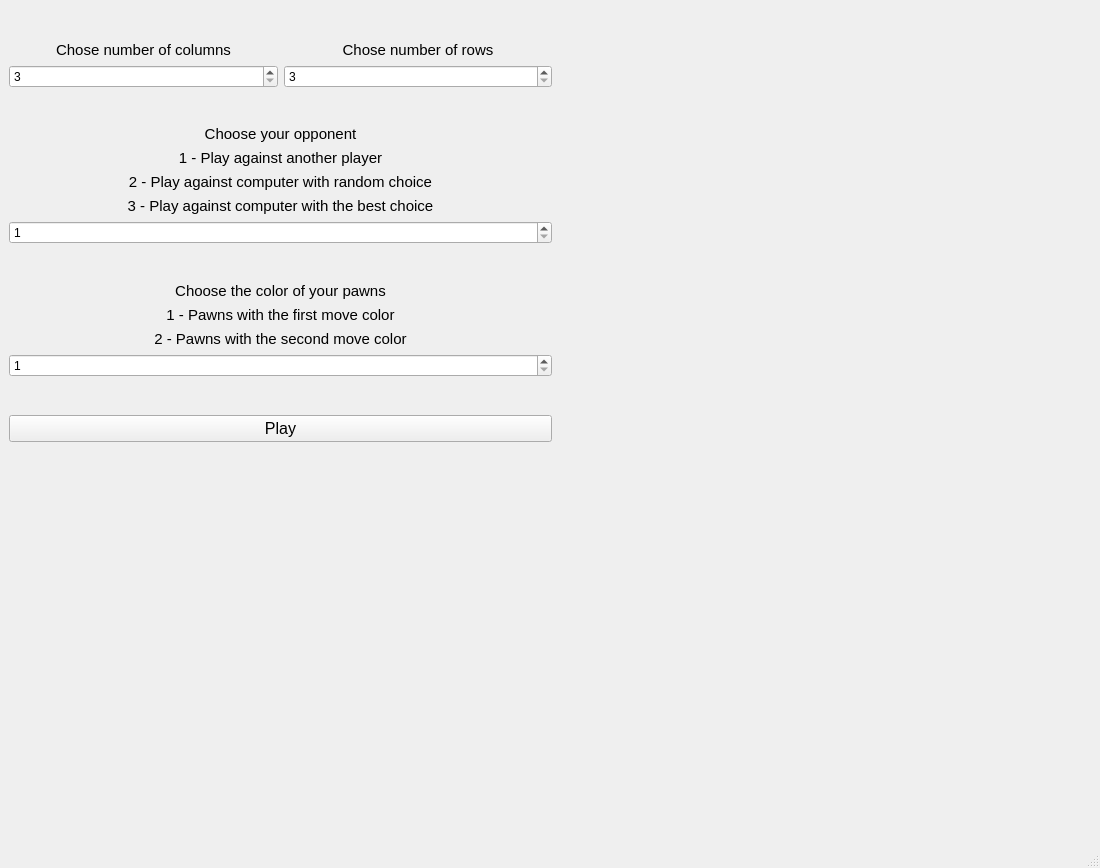
<?xml version="1.0" encoding="UTF-8"?>
<ui version="4.0">
 <class>MainWindow</class>
 <widget class="QMainWindow" name="MainWindow">
  <property name="geometry">
   <rect>
    <x>0</x>
    <y>0</y>
    <width>1100</width>
    <height>868</height>
   </rect>
  </property>
  <property name="windowTitle">
   <string>Fanorona</string>
  </property>
  <widget class="QWidget" name="centralwidget">
   <widget class="QStackedWidget" name="stack">
    <property name="geometry">
     <rect>
      <x>0</x>
      <y>0</y>
      <width>561</width>
      <height>451</height>
     </rect>
    </property>
    <property name="sizePolicy">
     <sizepolicy hsizetype="Expanding" vsizetype="Expanding">
      <horstretch>0</horstretch>
      <verstretch>0</verstretch>
     </sizepolicy>
    </property>
    <widget class="QWidget" name="page">
     <layout class="QGridLayout" name="gridLayout">
      <item row="1" column="1">
       <layout class="QVBoxLayout" name="verticalLayout_2">
        <item>
         <widget class="QLabel" name="labelWidth">
          <property name="font">
           <font>
            <pointsize>11</pointsize>
           </font>
          </property>
          <property name="text">
           <string>Chose number of rows</string>
          </property>
          <property name="alignment">
           <set>Qt::AlignCenter</set>
          </property>
         </widget>
        </item>
        <item>
         <widget class="QSpinBox" name="boardWidth">
          <property name="minimum">
           <number>3</number>
          </property>
          <property name="maximum">
           <number>15</number>
          </property>
          <property name="singleStep">
           <number>2</number>
          </property>
         </widget>
        </item>
       </layout>
      </item>
      <item row="8" column="0" colspan="2">
       <spacer name="verticalSpacer_3">
        <property name="orientation">
         <enum>Qt::Vertical</enum>
        </property>
        <property name="sizeHint" stdset="0">
         <size>
          <width>20</width>
          <height>40</height>
         </size>
        </property>
       </spacer>
      </item>
      <item row="5" column="0" colspan="2">
       <widget class="QLabel" name="labelFirstColor">
        <property name="font">
         <font>
          <pointsize>11</pointsize>
         </font>
        </property>
        <property name="text">
         <string>1 - Pawns with the first move color</string>
        </property>
        <property name="alignment">
         <set>Qt::AlignCenter</set>
        </property>
       </widget>
      </item>
      <item row="3" column="0" colspan="2">
       <layout class="QVBoxLayout" name="verticalLayout_3">
        <item>
         <widget class="QLabel" name="labelOpponent">
          <property name="font">
           <font>
            <pointsize>11</pointsize>
           </font>
          </property>
          <property name="text">
           <string>Choose your opponent</string>
          </property>
          <property name="alignment">
           <set>Qt::AlignCenter</set>
          </property>
         </widget>
        </item>
        <item>
         <widget class="QLabel" name="labelOppontnPlayer">
          <property name="font">
           <font>
            <pointsize>11</pointsize>
           </font>
          </property>
          <property name="text">
           <string>1 - Play against another player</string>
          </property>
          <property name="alignment">
           <set>Qt::AlignCenter</set>
          </property>
         </widget>
        </item>
        <item>
         <widget class="QLabel" name="labelOppontnComputerRandom">
          <property name="font">
           <font>
            <pointsize>11</pointsize>
           </font>
          </property>
          <property name="text">
           <string>2 - Play against computer with random choice</string>
          </property>
          <property name="alignment">
           <set>Qt::AlignCenter</set>
          </property>
         </widget>
        </item>
        <item>
         <widget class="QLabel" name="labelOppontnComputerBest">
          <property name="font">
           <font>
            <pointsize>11</pointsize>
           </font>
          </property>
          <property name="text">
           <string>3 - Play against computer with the best choice</string>
          </property>
          <property name="alignment">
           <set>Qt::AlignCenter</set>
          </property>
         </widget>
        </item>
        <item>
         <widget class="QSpinBox" name="ChooseOpponent">
          <property name="minimum">
           <number>1</number>
          </property>
          <property name="maximum">
           <number>3</number>
          </property>
         </widget>
        </item>
        <item>
         <spacer name="verticalSpacer_2">
          <property name="orientation">
           <enum>Qt::Vertical</enum>
          </property>
          <property name="sizeHint" stdset="0">
           <size>
            <width>20</width>
            <height>40</height>
           </size>
          </property>
         </spacer>
        </item>
       </layout>
      </item>
      <item row="4" column="0" colspan="2">
       <widget class="QLabel" name="labelChooseColor">
        <property name="font">
         <font>
          <pointsize>11</pointsize>
         </font>
        </property>
        <property name="text">
         <string>Choose the color of your pawns</string>
        </property>
        <property name="alignment">
         <set>Qt::AlignCenter</set>
        </property>
       </widget>
      </item>
      <item row="1" column="0">
       <layout class="QVBoxLayout" name="verticalLayout">
        <item>
         <widget class="QLabel" name="labelLength">
          <property name="font">
           <font>
            <pointsize>11</pointsize>
           </font>
          </property>
          <property name="text">
           <string>Chose number of columns</string>
          </property>
          <property name="alignment">
           <set>Qt::AlignCenter</set>
          </property>
         </widget>
        </item>
        <item>
         <widget class="QSpinBox" name="boardLength">
          <property name="inputMethodHints">
           <set>Qt::ImhDigitsOnly</set>
          </property>
          <property name="specialValueText">
           <string/>
          </property>
          <property name="keyboardTracking">
           <bool>true</bool>
          </property>
          <property name="minimum">
           <number>3</number>
          </property>
          <property name="maximum">
           <number>15</number>
          </property>
          <property name="singleStep">
           <number>2</number>
          </property>
         </widget>
        </item>
       </layout>
      </item>
      <item row="9" column="0" colspan="2">
       <widget class="QPushButton" name="playButton">
        <property name="font">
         <font>
          <pointsize>12</pointsize>
         </font>
        </property>
        <property name="text">
         <string>Play</string>
        </property>
       </widget>
      </item>
      <item row="7" column="0" colspan="2">
       <widget class="QSpinBox" name="spinBoxChooseColor">
        <property name="minimum">
         <number>1</number>
        </property>
        <property name="maximum">
         <number>2</number>
        </property>
       </widget>
      </item>
      <item row="6" column="0" colspan="2">
       <widget class="QLabel" name="labelSecondColor">
        <property name="font">
         <font>
          <pointsize>11</pointsize>
         </font>
        </property>
        <property name="text">
         <string>2 - Pawns with the second move color</string>
        </property>
        <property name="alignment">
         <set>Qt::AlignCenter</set>
        </property>
       </widget>
      </item>
      <item row="2" column="0" colspan="2">
       <spacer name="verticalSpacer">
        <property name="orientation">
         <enum>Qt::Vertical</enum>
        </property>
        <property name="sizeHint" stdset="0">
         <size>
          <width>20</width>
          <height>40</height>
         </size>
        </property>
       </spacer>
      </item>
      <item row="0" column="0" colspan="2">
       <spacer name="verticalSpacer_4">
        <property name="orientation">
         <enum>Qt::Vertical</enum>
        </property>
        <property name="sizeHint" stdset="0">
         <size>
          <width>20</width>
          <height>40</height>
         </size>
        </property>
       </spacer>
      </item>
     </layout>
    </widget>
    <widget class="QWidget" name="page_2"/>
   </widget>
  </widget>
  <widget class="QMenuBar" name="menubar">
   <property name="geometry">
    <rect>
     <x>0</x>
     <y>0</y>
     <width>1100</width>
     <height>20</height>
    </rect>
   </property>
  </widget>
  <widget class="QStatusBar" name="statusbar"/>
 </widget>
 <resources/>
 <connections/>
</ui>
